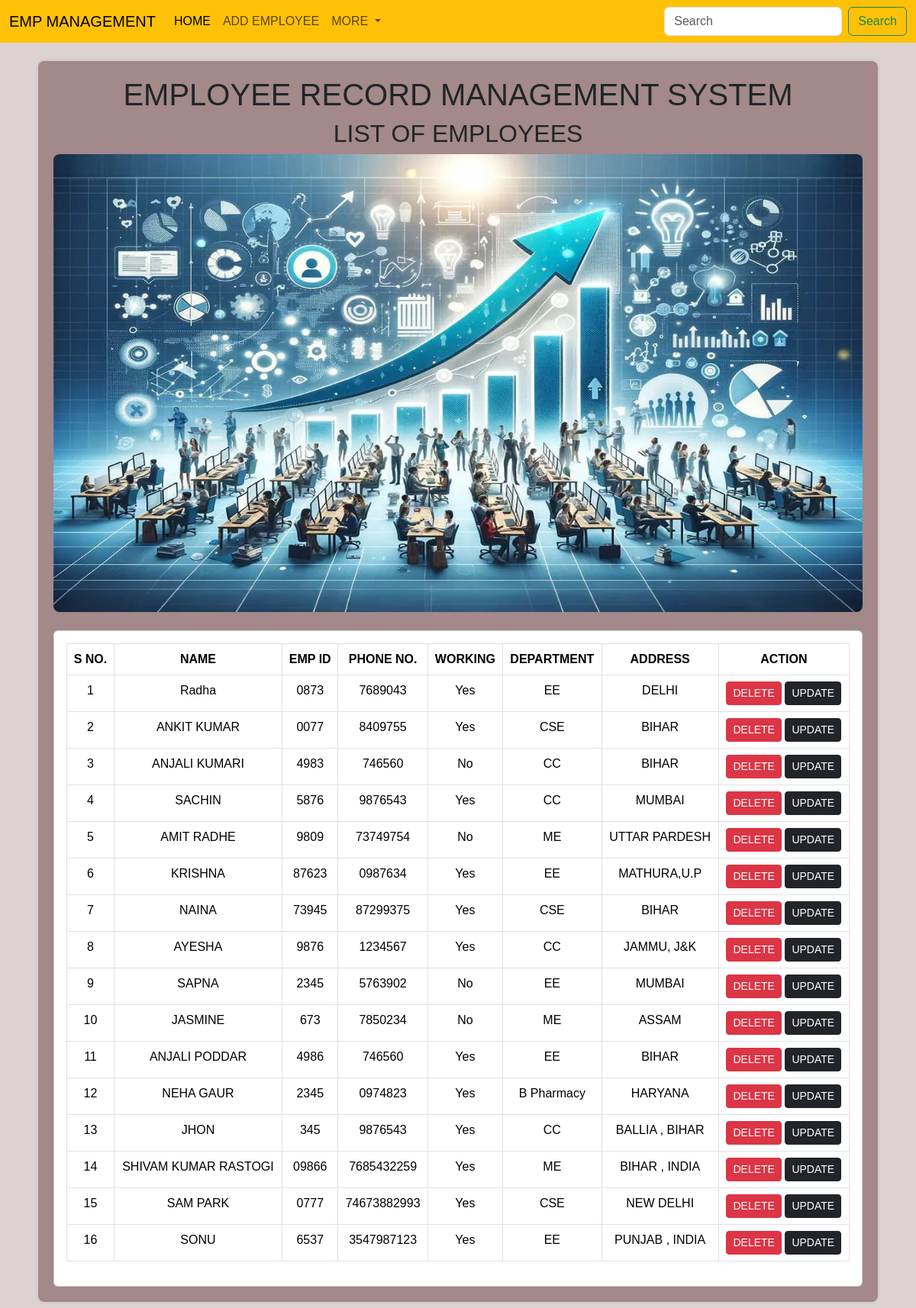
The page /emp/home/ on the database its author committed.
### emp/models.py (models this page shows, shortened)
class Emp(models.Model):
    name = models.CharField(max_length=200)
    emp_id = models.CharField(max_length=200)
    phone = models.CharField(max_length=10)
    address = models.CharField(max_length=150)
    working = models.BooleanField(default=True)
    department = models.CharField(max_length=10)

### emp/views.py (the view)
# urls.py: path("home/", emp_home, name="emp_home"),  # Named URL for better reference
def emp_home(request):
    emps = Emp.objects.all()  # Fetch all employee records
    return render(request, "emp/home.html", {
        'emps': emps  # Pass employee list to the template
    })

### templates/emp/home.html (shortened to what this page needs)
<!DOCTYPE html>
<html lang="en">
  <head>
    {% load static %}
    <link
      href="https://cdn.jsdelivr.net/npm/bootstrap@5.3.3/dist/css/bootstrap.min.css"
      rel="stylesheet"
    />
  </head>
  <body>
    {% include 'emp/navbar.html' %}
    <div class="container mt-4">
      <h1 class="text-center">EMPLOYEE RECORD MANAGEMENT SYSTEM</h1>
      <h2 class="text-center">LIST OF EMPLOYEES</h2>
    <img src="{% static 'images/emp.webp' %}" alt="employees">
      <div class="card mt-4">
        <div class="card-body">
          <table class="table table-bordered">
            <thead class="thead-light">
              <tr>
                <th>S NO.</th>
                <th>NAME</th>
                <th>EMP ID</th>
                <th>PHONE NO.</th>
                <th>WORKING</th>
                <th>DEPARTMENT</th>
                <th>ADDRESS</th>
                <th>ACTION</th>
              </tr>
            </thead>
            <tbody>
              {% for e in emps %}
              <tr>
                <td>{{ forloop.counter }}</td>
                <td>{{ e.name }}</td>
                <td>{{ e.emp_id }}</td>
                <td>{{ e.phone }}</td>
                <td>{{ e.working|yesno:"Yes,No" }}</td>
                <td>{{ e.department }}</td>
                <td>{{ e.address }}</td>
                <td>
                  <a href="{% url 'delete_emp' e.id %}" class="btn btn-danger btn-sm">DELETE</a>
                  <a href="{% url 'update_emp' e.id %}" class="btn btn-dark btn-sm">UPDATE</a>
                </td>
              </tr>
              {% empty %}
              <tr>
                <td colspan="8" class="text-center">No employees found.</td>
              </tr>
              {% endfor %}
            </tbody>
          </table>
        </div>
      </div>
    </div>
  </body>
</html>

### templates/emp/navbar.html (shortened to what this page needs)
<nav class="navbar navbar-expand-lg bg-warning">
    <div class="container-fluid">
      <a class="navbar-brand" href="/index/">EMP MANAGEMENT</a>
      <div class="collapse navbar-collapse" id="navbarSupportedContent">
        <ul class="navbar-nav me-auto mb-2 mb-lg-0">
          <li class="nav-item">
            <a class="nav-link active" aria-current="page" href="/emp/home/">HOME</a>
          </li>
          <li class="nav-item">
            <a class="nav-link" href="/emp/add-emp/">ADD EMPLOYEE</a>
          </li>
          <li class="nav-item dropdown">
            <a class="nav-link dropdown-toggle" href="#" role="button" data-bs-toggle="dropdown" aria-expanded="false">
              MORE
            </a>
          </li>
        </ul>
        <form class="d-flex" role="search">
          <input class="form-control me-2" type="search" placeholder="Search" aria-label="Search">
          <button class="btn btn-outline-success" type="submit">Search</button>
        </form>
      </div>
    </div>
  </nav>

### templates/emp/home.html (style rules this page uses)
body { font-family: Arial, sans-serif; background-color:rgba(68, 11, 11, 0.18); margin: 0; padding: 0; }
.container { max-width: 1100px; margin: 10px auto; background-color: rgba(63, 11, 11, 0.37); padding: 20px; border-radius: 8px; box-shadow: 0 0 5px rgba(0, 0, 0, 0.1); text-align: center; }
img { border-radius: 8px; width: 100%; height: 75vh; }

### rows shown on the page
Emp: name "Radha", emp_id "0873", phone "7689043", working "Yes", department "EE", address "DELHI"
Emp: name "ANKIT KUMAR", emp_id "0077", phone "8409755", working "Yes", department "CSE", address "BIHAR"
Emp: name "ANJALI KUMARI", emp_id "4983", phone "746560", working "No", department "CC", address "BIHAR"
Emp: name "SACHIN", emp_id "5876", phone "9876543", working "Yes", department "CC", address "MUMBAI"
Emp: name "AMIT RADHE", emp_id "9809", phone "73749754", working "No", department "ME", address "UTTAR PARDESH"
Emp: name "KRISHNA", emp_id "87623", phone "0987634", working "Yes", department "EE", address "MATHURA,U.P"
Emp: name "NAINA", emp_id "73945", phone "87299375", working "Yes", department "CSE", address "BIHAR"
Emp: name "AYESHA", emp_id "9876", phone "1234567", working "Yes", department "CC", address "JAMMU, J&K"
Emp: name "SAPNA", emp_id "2345", phone "5763902", working "No", department "EE", address "MUMBAI"
Emp: name "JASMINE", emp_id "673", phone "7850234", working "No", department "ME", address "ASSAM"
Emp: name "ANJALI PODDAR", emp_id "4986", phone "746560", working "Yes", department "EE", address "BIHAR"
Emp: name "NEHA GAUR", emp_id "2345", phone "0974823", working "Yes", department "B Pharmacy", address "HARYANA"
Emp: name "JHON", emp_id "345", phone "9876543", working "Yes", department "CC", address "BALLIA , BIHAR"
Emp: name "SHIVAM KUMAR RASTOGI", emp_id "09866", phone "7685432259", working "Yes", department "ME", address "BIHAR , INDIA"
Emp: name "SAM PARK", emp_id "0777", phone "74673882993", working "Yes", department "CSE", address "NEW DELHI"
Emp: name "SONU", emp_id "6537", phone "3547987123", working "Yes", department "EE", address "PUNJAB , INDIA"
